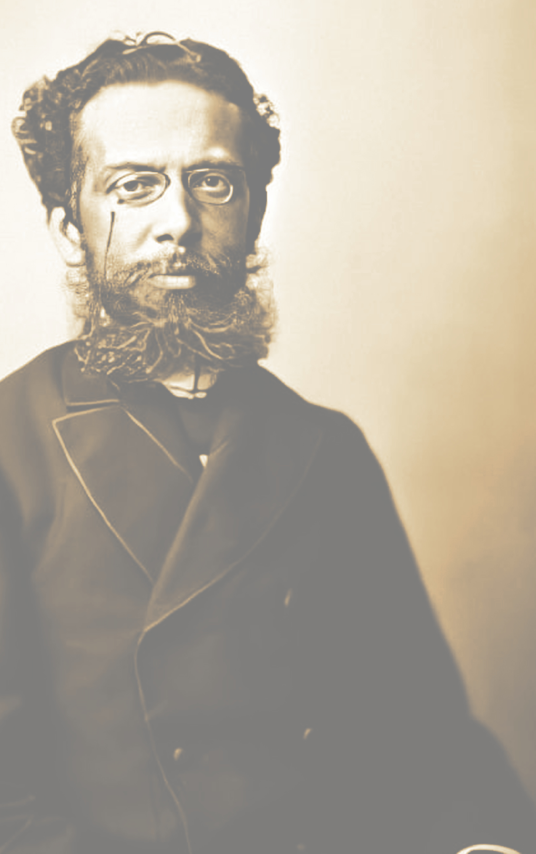
#> input picture capa/capa-template.jpg, 1607 x 2560 px (shown at 1/3 size)
$ python capa.py   (older library calls are emulated)
#> lines starting #> are read from the running program, lines starting #| are printed output that depends on the picture
"""
https://kdp.amazon.com/en_US/help/topic/G200645690

- jpg ou tiff
-  	Ideal dimensions for cover files are 2,560 pixels in height x 1,600 pixels in width.
- compressão mínima
- 72 dpi
- less than 50MB.
- images should have a minimum resolution of 300 PPI (pixels per inch).
- Cover art with white or very light backgrounds can seem to disappear against the white background. Try adding a narrow (3-4 pixel) border in medium gray to define the boundaries of the cover.


Origem imagens:
https://commons.wikimedia.org/wiki/File:MarcFerrez_MachadodeAssis.jpg
https://commons.wikimedia.org/wiki/File:Assinatura_de_Machado_de_Assis.png
https://commons.wikimedia.org/wiki/File:Machado_de_Assis,_sem_data.tif


Inspiração:
https://www.nypl.org/blog/2014/09/03/generative-ebook-covers
http://www.lightindustry.org/simon_marker.jpg

"""

import textwrap

from PIL import Image, ImageDraw, ImageEnhance, ImageFont, ImageOps

colors = [
    "#46bcde",
    "#52d273",
    "#e94f64",
    "#e57254",
    "#e5c454",
    "#ffb901",
    "#e75064",
]


def gera_capa(titulo="Várias histórias", wrap=9, title_size=260):
    # d8223a
    # Yeseva One
    # 140
#> called with titulo = 'Várias histórias', wrap = 9, title_size = 260
#> in gera_capa, img is the input picture: PIL image 1607x2560 RGB; mean R, G, B 176.6, 169.1, 156.1
    def decrease_text(wrap, title_size):
        wrap = round(1.25 * wrap)
        title_size = round(title_size // 1.25)
        return wrap, title_size

    with Image.open("capa/capa-template.jpg") as img:
        # [4 lines of commented-out code are left out]
        font_name = "capa/YesevaOne-Regular.ttf"
        fnt_title = ImageFont.truetype(font_name, title_size)
        d = ImageDraw.Draw(img)
        titulo_wrap = "\n".join(
            textwrap.wrap(titulo.upper(), wrap, break_long_words=False)
        )
        title_pos = (50, 1700)

        text_width, text_height = d.textsize(titulo_wrap, font=fnt_title)
#> text_width = 1401; text_height = 492
        if text_width + title_pos[0] > 1600 or text_height + title_pos[1] > 2500:
            wrap, title_size = decrease_text(wrap, title_size)
            return gera_capa(titulo, wrap, title_size)

        fnt_edicao = ImageFont.truetype(font_name, title_size // 3)
        d.text(
            (title_pos[0] + 15, title_pos[1] + text_height + 20),
            "edição comentada",
            fill="darkgray",
            font=fnt_edicao,
        )

        assinatura = "Machado de Assis"
        fnt_assinatura = ImageFont.truetype(font_name, title_size // 2)
        _, text_height = d.textsize(assinatura, font=fnt_assinatura)
#> text_height = 123
        d.text(
            (title_pos[0] + 15, title_pos[1] - text_height),
            assinatura,
            fill="lightgray",
            font=fnt_assinatura,
        )
        this_color = colors[sum(ord(i) for i in titulo) % len(colors)]
        d.text(title_pos, titulo_wrap, fill=this_color, font=fnt_title)

        nome = f"kindle/{titulo}.jpg"
        img.save(nome, subsampling=0, quality=100)
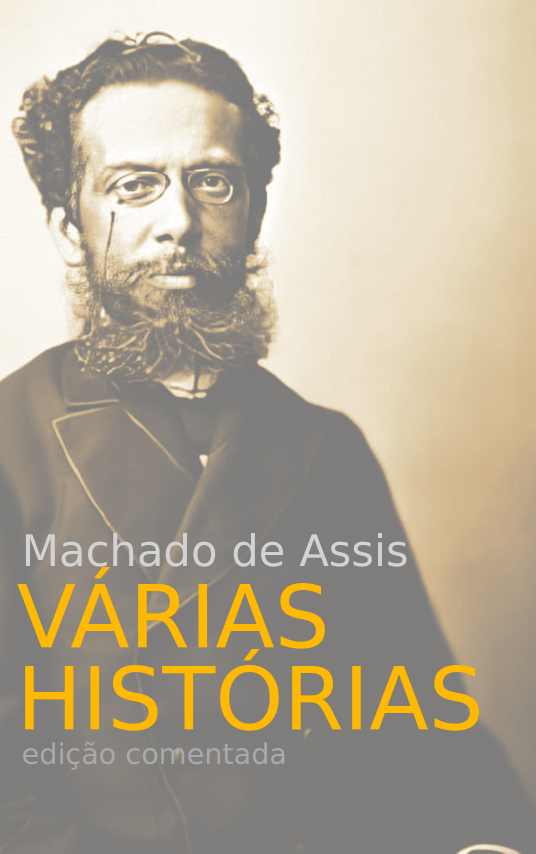
#> saved as Várias histórias.jpg: PIL image 1607x2560 RGB (shown at 1/3 size); mean R, G, B 181.7, 171.8, 152.5
    return nome


if __name__ == "__main__":
    gera_capa()

$ run again, with capa/MarcFerrez_MachadodeAssis.jpg copied over capa/capa-template.jpg
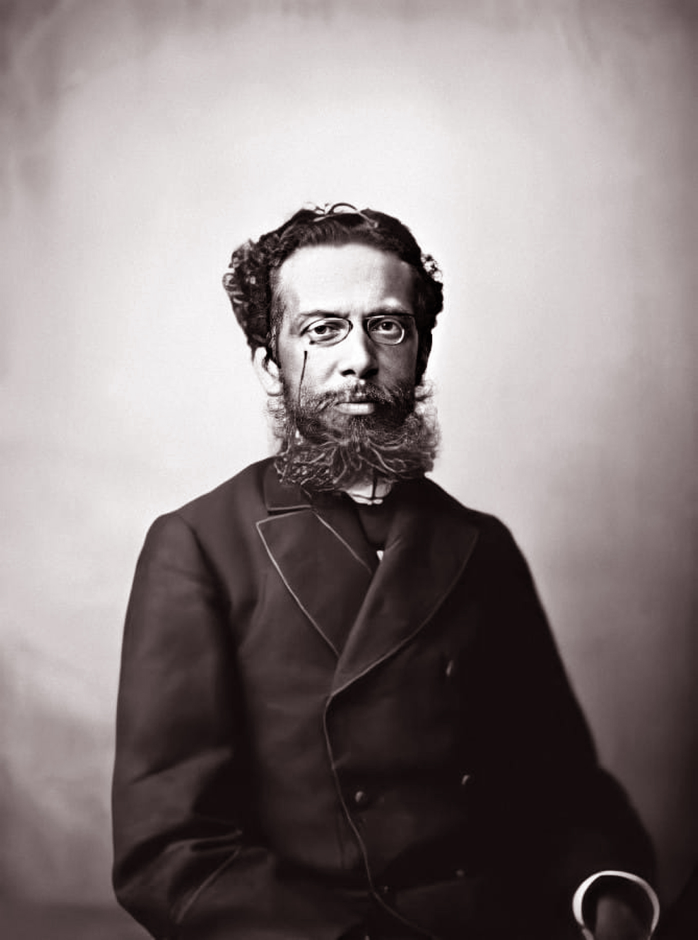
#> input picture capa/MarcFerrez_MachadodeAssis.jpg, 1395 x 1880 px (shown at 1/2 size)
#> in gera_capa, img is the input picture: PIL image 1395x1880 RGB; mean R, G, B 137.1, 127.7, 128
#> in gera_capa, `text_width, text_height = d.textsize(titulo_wrap, font=fnt_title)`: text_width = 1401; text_height = 492
#> in gera_capa, `_, text_height = d.textsize(assinatura, font=fnt_assinatura)`: text_height = 123
#> in gera_capa, `img.save(nome, subsampling=0, quality=100)`:
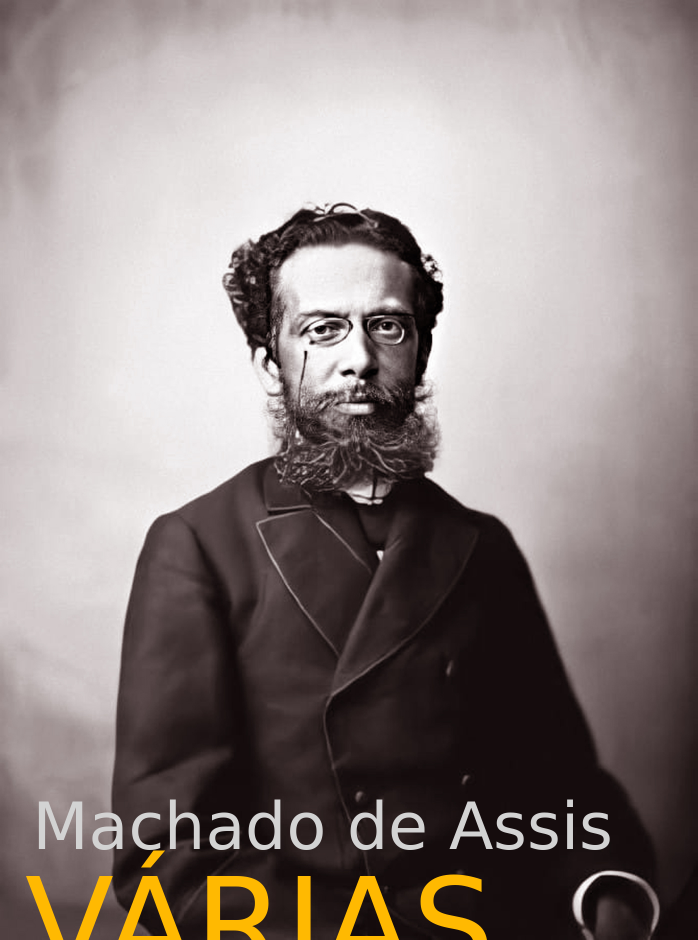
#> saved as Várias histórias.jpg: PIL image 1395x1880 RGB (shown at 1/2 size); mean R, G, B 142.2, 132.1, 129.5
